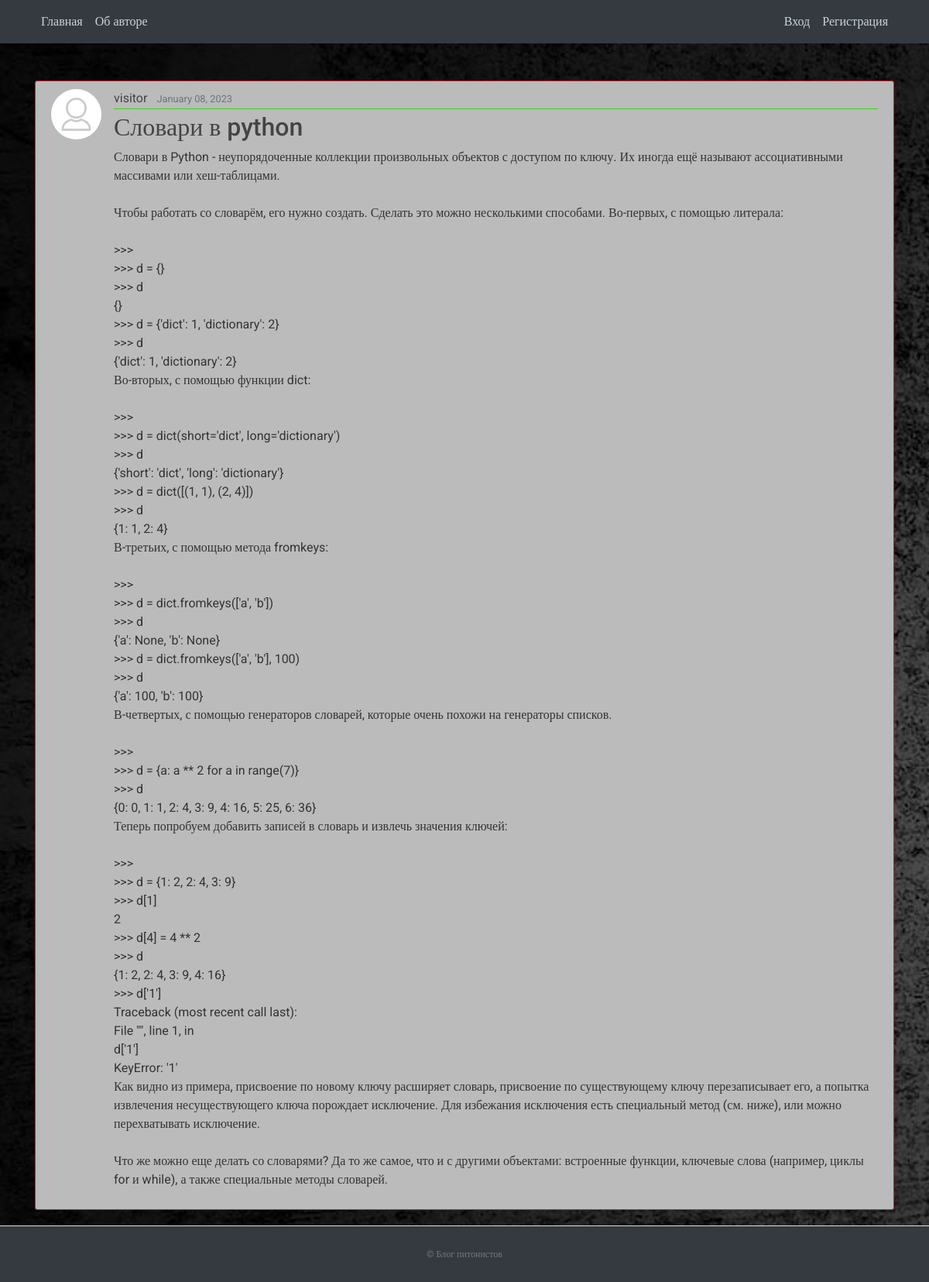
Page /post/25/ on the committed database.
### blog/models.py (models this page shows, shortened)
class Post(models.Model):
    title = models.CharField(max_length=100)
    content = models.TextField()
    date_posted = models.DateTimeField(default=timezone.now)
    author = models.ForeignKey(User, on_delete=models.CASCADE)

### users/models.py (models this page shows, shortened)
class Profile(models.Model):
    user = models.OneToOneField(User, on_delete=models.CASCADE)
    image = models.ImageField(default='default.jpg', upload_to='profile_pics')

### blog/views.py (the view)
# urls.py: path('post/<int:pk>/', PostDetailView.as_view(), name='post-detail'),
class PostDetailView(DetailView):
    model = Post

### blog/templates/blog/post_detail.html (shortened to what this page needs)
{% extends "blog/base.html" %}
{% block content %}
  <article class="media content-section">
    <img class="rounded-circle article-img" src="{{ object.author.profile.image.url }}">
    <div class="media-body">
      <div class="article-metadata">
        <a class="mr-2" href="{% url 'user-posts' object.author.username %}">{{ object.author }}</a>
        <small class="text-muted">{{ object.date_posted|date:"F d, Y" }}</small>
      </div>
      <h2 class="article-title">{{ object.title }}</h2>
      <p class="article-content">{{ object.content }}</p>
    </div>
  </article>
{% endblock content %}

### blog/static/blog/main.css (style rules this page uses)
﻿body, html { width:100%; height:100% }
body { margin:0; padding:0; background-image: url('../../media/background.jpg'); color: #333333; margin-top: 5rem; font-family:Roboto; }
h1, h2, h3, h4, h5, h6 { color: #444444; }
.content-section { background: #bbbbbb; padding: 10px 20px; border: 1px solid #e61728; border-radius: 3px; margin-bottom: 20px; }
.article-title { color: #444444; }
.article-content { white-space: pre-line; }
.article-img { height: 65px; width: 65px; margin-right: 16px; }
.article-metadata { padding-bottom: 1px; margin-bottom: 4px; border-bottom: 1px solid #33db11 }
.article-metadata a { color: #444444; text-decoration: none; }

### rows in the picture
Post: author.profile.image (placeholder picture), author "visitor", date_posted "January 08, 2023", title "Словари в python", content "Словари в Python - неупорядоченные коллекции произвольных объектов с доступом по ключу. Их иногда ещё называют ассоциативными массивами или хеш-таблицами. Чтобы работать со словарём, его нужно создать. Сделать это можно несколькими способами. Во-первых, с помощью литерала: >>> >>> d = {} >>> d {} >>> d = {'dict': 1, 'dictionary': 2} >>> d {'dict': 1, 'dictionary': 2} Во-вторых, с помощью функции dict: >>> >>> d = dict(short='dict', long='dictionary') >>> d {'short': 'dict', 'long': 'dictionary'} >>> d = dict([(1, 1), (2, 4)]) >>> d {1: 1, 2: 4} В-третьих, с помощью метода fromkeys: >>> >>> d = dict.fromkeys(['a', 'b']) >>> d {'a': None, 'b': None} >>> d = dict.fromkeys(['a', 'b'], 100) >>>…"
